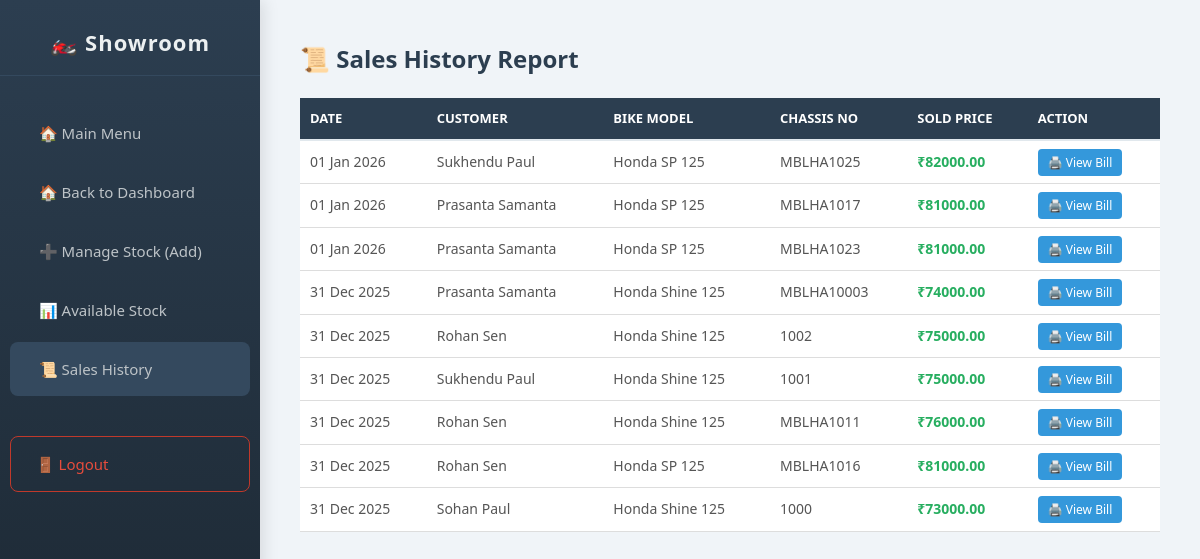
The page /sold_bikes.php on the database its author committed.
### tables this page shows
CREATE TABLE IF NOT EXISTS `bike_sales` (
  `id` int NOT NULL AUTO_INCREMENT,
  `customer_id` int DEFAULT NULL,
  `stock_id` int DEFAULT NULL,
  `sale_date` datetime DEFAULT CURRENT_TIMESTAMP,
  `final_price` decimal(10,2) DEFAULT NULL,
  `payment_method` varchar(50) DEFAULT NULL,
  PRIMARY KEY (`id`)
);

CREATE TABLE IF NOT EXISTS `customers` (
  `id` int NOT NULL AUTO_INCREMENT,
  `name` varchar(100) DEFAULT NULL,
  `phone` varchar(15) DEFAULT NULL,
  `address` text,
  PRIMARY KEY (`id`)
);

CREATE TABLE IF NOT EXISTS `showroom_stock` (
  `id` int NOT NULL AUTO_INCREMENT,
  `model_name` varchar(100) DEFAULT NULL,
  `color` varchar(50) DEFAULT NULL,
  `chassis_no` varchar(100) DEFAULT NULL,
  `engine_no` varchar(100) DEFAULT NULL,
  `purchase_price` decimal(10,2) DEFAULT NULL,
  `showroom_price` decimal(10,2) DEFAULT NULL,
  `status` varchar(20) DEFAULT 'Available',
  PRIMARY KEY (`id`),
  UNIQUE KEY `chassis_no` (`chassis_no`),
  UNIQUE KEY `engine_no` (`engine_no`)
);

### sold_bikes.php (the view, shortened to what this page needs)
<?php include 'db.php'; ?>
<!DOCTYPE html>
<html>
<head>
    <link rel="stylesheet" href="style.css">
</head>
<body>
<div class="sidebar">
    <h2>🏍️ Showroom</h2>
    <a href="dashboard.php">🏠 Main Menu</a>
    <a href="showroom_dashboard.php">🏠 Back to Dashboard</a>
    <a href="showroom.php">➕ Manage Stock (Add)</a>
    <a href="available_stock.php">📊 Available Stock</a>
    <a href="sold_bikes.php" style="background:#34495e;">📜 Sales History</a>
    <a href="index.php" class="logout-btn">🚪 Logout</a>
</div>
<div class="content">
    <h2>📜 Sales History Report</h2>
    <table>
        <thead>
            <tr>
                <th>Date</th>
                <th>Customer</th>
                <th>Bike Model</th>
                <th>Chassis No</th>
                <th>Sold Price</th>
                <th>Action</th>
            </tr>
        </thead>
        <tbody>
            <?php
            $sql = "SELECT s.id, s.sale_date, s.final_price, c.name, st.model_name, st.chassis_no
                    FROM bike_sales s
                    JOIN customers c ON s.customer_id = c.id
                    JOIN showroom_stock st ON s.stock_id = st.id
                    ORDER BY s.sale_date DESC";
            $res = mysqli_query($conn, $sql);
            if(mysqli_num_rows($res) > 0) {
                while($row = mysqli_fetch_assoc($res)) {
                    $date = date("d M Y", strtotime($row['sale_date']));
                    echo "<tr>
                            <td>{$date}</td>
                            <td>{$row['name']}</td>
                            <td>{$row['model_name']}</td>
                            <td>{$row['chassis_no']}</td>
                            <td style='color:#27ae60; font-weight:bold;'>₹{$row['final_price']}</td>
                            <td>
                                <a href='print_bill.php?id={$row['id']}' class='view-btn'>🖨️ View Bill</a>
                            </td>
                          </tr>";
                }
            } else {
                echo "<tr><td colspan='6' style='text-align:center; padding:20px;'>No sales yet.</td></tr>";
            }
            ?>
        </tbody>
    </table>
</div>
</body>
</html>

### style.css (style rules this page uses)
* { box-sizing: border-box; }
body { font-family: 'Segoe UI', 'Roboto', Helvetica, Arial, sans-serif; margin: 0; padding: 0; background-color: #f0f4f8; color: #333; line-height: 1.6; }
h1, h2, h3, h4 { color: #2c3e50; font-weight: 600; margin-top: 0; }
.sidebar { width: 260px; height: 100vh; background: linear-gradient(180deg, #2c3e50 0%, #1a252f 100%); color: white; padding-top: 25px; position: fixed; left: 0; top: 0; box-shadow: 4px 0 15px rgba(0,0,0,0.1); z-index: 1000; overflow-y: auto; }
.sidebar h2 { text-align: center; color: #ecf0f1; font-size: 22px; margin-bottom: 30px; padding-bottom: 15px; border-bottom: 1px solid #34495e; letter-spacing: 1px; }
.sidebar a { display: block; color: #bdc3c7; text-decoration: none; padding: 15px 25px; margin: 5px 10px; border-radius: 8px; transition: all 0.3s ease; font-size: 15px; border-left: 4px solid transparent; }
.sidebar a[href*="index.php"], .logout-btn { margin-top: 40px; border: 1px solid #c0392b; color: #e74c3c; }
.content { margin-left: 260px; padding: 40px; min-height: 100vh; }
table { width: 100%; border-collapse: collapse; margin-top: 10px; }
thead tr { background-color: #f8f9fa; text-align: left; }
th { padding: 15px; color: #2c3e50; font-weight: 700; font-size: 13px; text-transform: uppercase; border-bottom: 2px solid #e1e8ed; }
td { padding: 15px; border-bottom: 1px solid #f1f1f1; color: #555; font-size: 14px; }

### sold_bikes.php (style rules this page uses)
table { width: 100%; border-collapse: collapse; background: white; }
th { background: #2c3e50; color: white; padding: 10px; text-align: left; }
td { border-bottom: 1px solid #ddd; padding: 10px; }
.view-btn { background: #3498db; color: white; padding: 5px 10px; text-decoration: none; border-radius: 4px; font-size: 12px; }
.logout-btn { color: #e74c3c !important; margin-top: 40px; border-top: 1px solid #34495e; }

### rows shown on the page
bike_sales: sale_date "01 Jan 2026", customer.name "Sukhendu Paul", showroom_stock.model_name "Honda SP 125", showroom_stock.chassis_no "MBLHA1025", final_price "82000.00"
bike_sales: sale_date "01 Jan 2026", customer.name "Prasanta Samanta", showroom_stock.model_name "Honda SP 125", showroom_stock.chassis_no "MBLHA1017", final_price "81000.00"
bike_sales: sale_date "01 Jan 2026", customer.name "Prasanta Samanta", showroom_stock.model_name "Honda SP 125", showroom_stock.chassis_no "MBLHA1023", final_price "81000.00"
bike_sales: sale_date "31 Dec 2025", customer.name "Prasanta Samanta", showroom_stock.model_name "Honda Shine 125", showroom_stock.chassis_no "MBLHA10003", final_price "74000.00"
bike_sales: sale_date "31 Dec 2025", customer.name "Rohan Sen", showroom_stock.model_name "Honda Shine 125", showroom_stock.chassis_no "1002", final_price "75000.00"
bike_sales: sale_date "31 Dec 2025", customer.name "Sukhendu Paul", showroom_stock.model_name "Honda Shine 125", showroom_stock.chassis_no "1001", final_price "75000.00"
bike_sales: sale_date "31 Dec 2025", customer.name "Rohan Sen", showroom_stock.model_name "Honda Shine 125", showroom_stock.chassis_no "MBLHA1011", final_price "76000.00"
bike_sales: sale_date "31 Dec 2025", customer.name "Rohan Sen", showroom_stock.model_name "Honda SP 125", showroom_stock.chassis_no "MBLHA1016", final_price "81000.00"
bike_sales: sale_date "31 Dec 2025", customer.name "Sohan Paul", showroom_stock.model_name "Honda Shine 125", showroom_stock.chassis_no "1000", final_price "73000.00"
